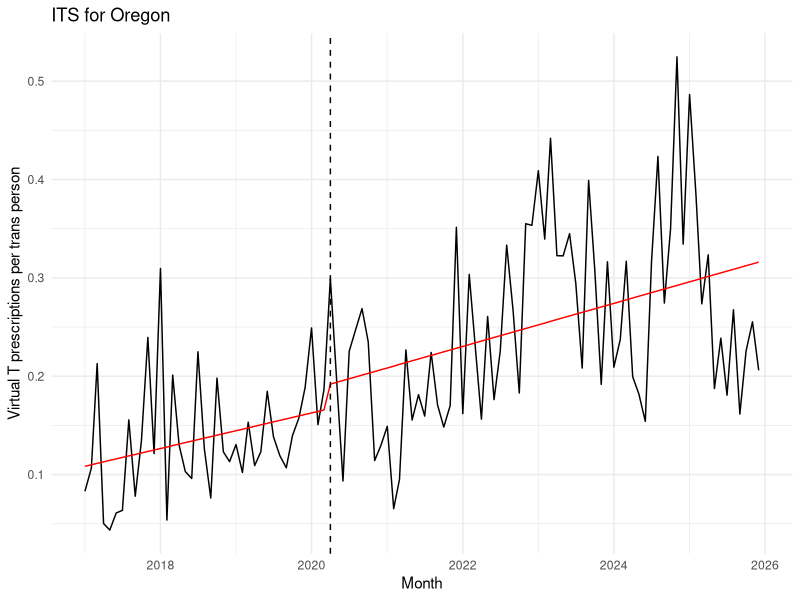
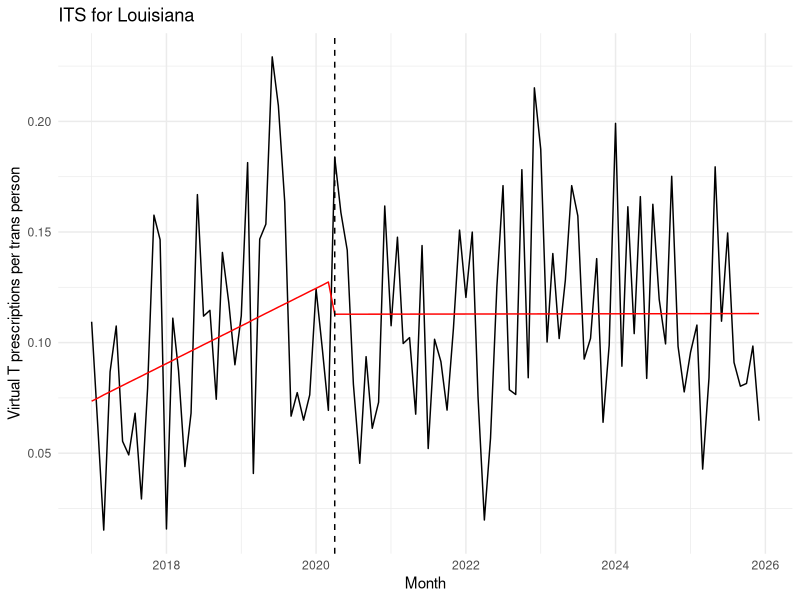
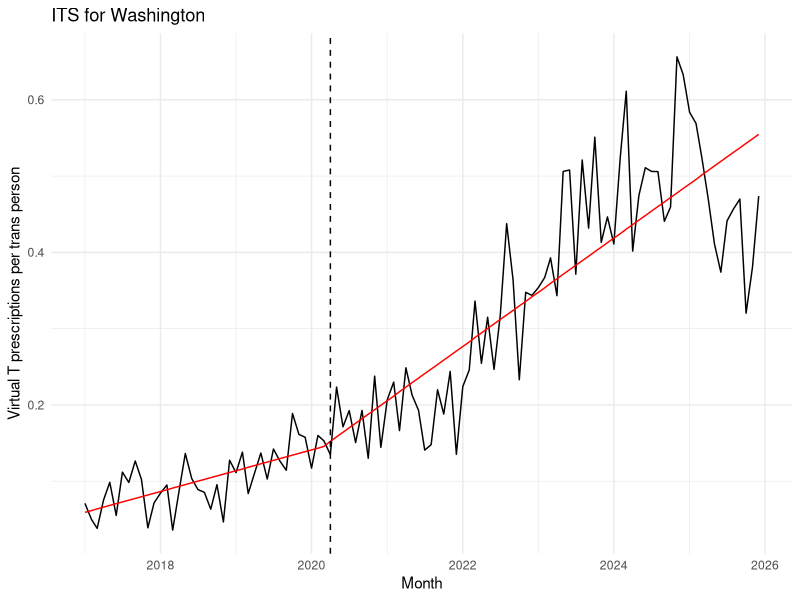
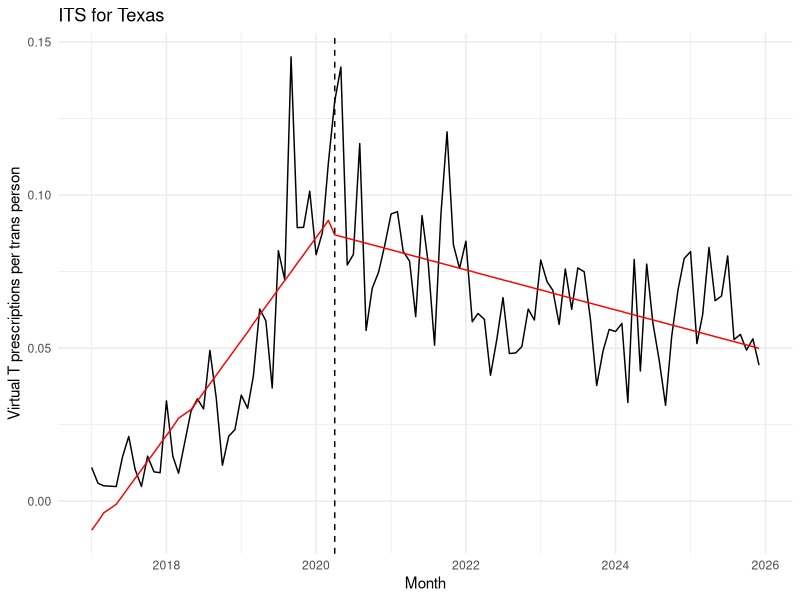
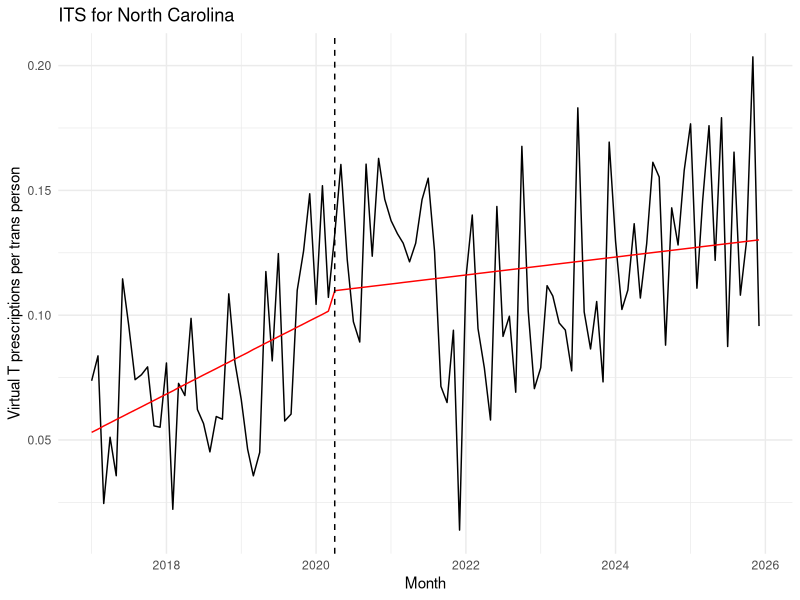
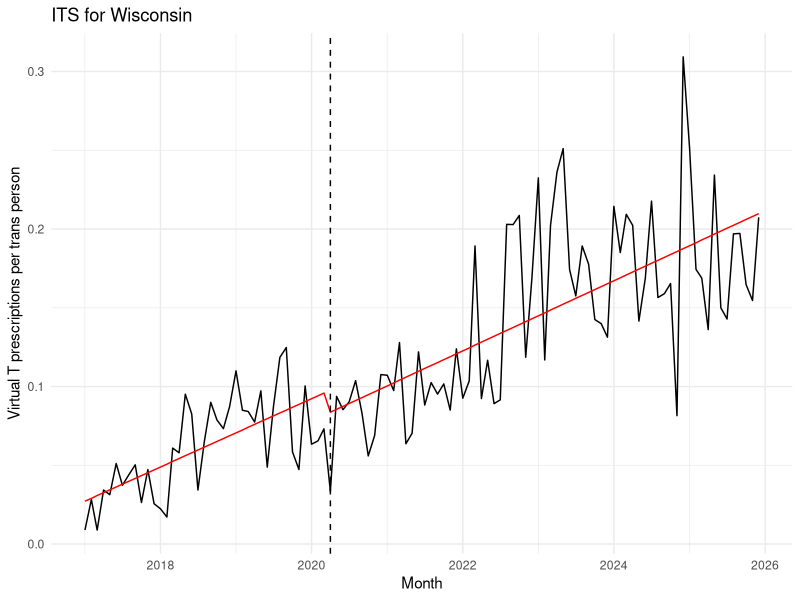
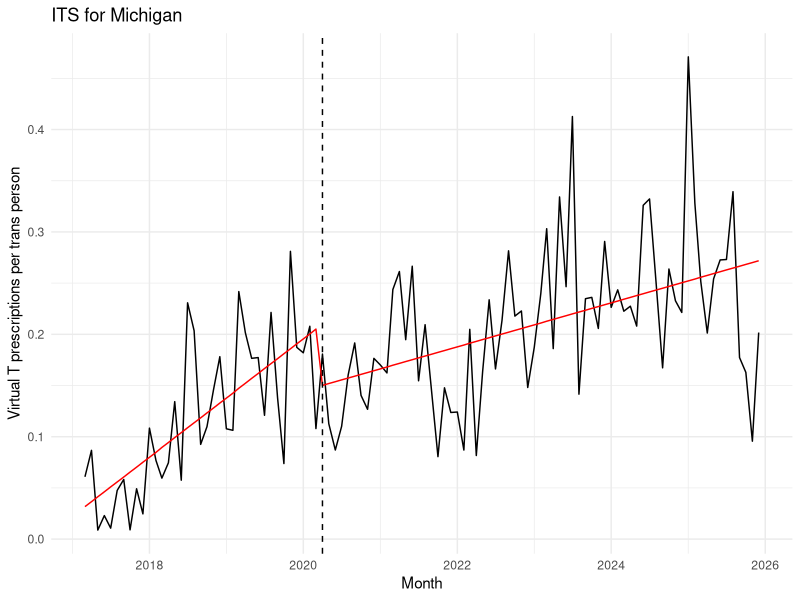
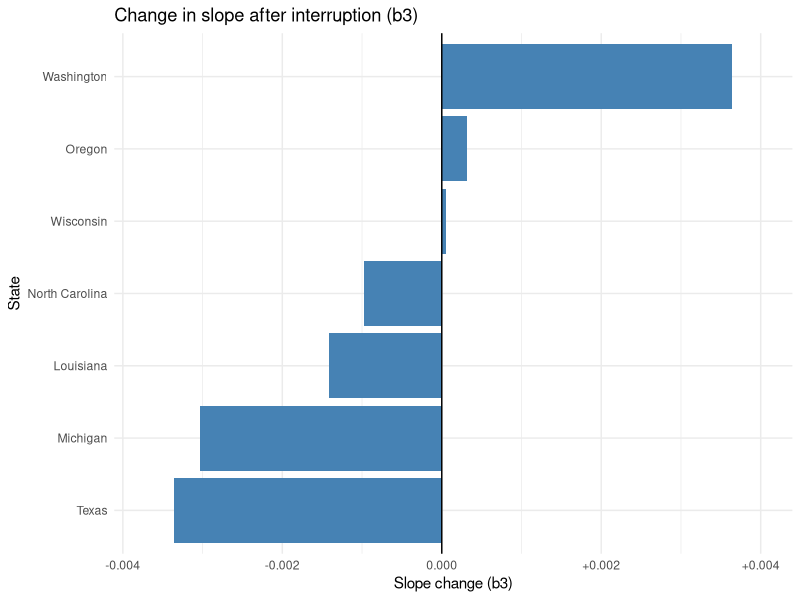

The R script that drew these images, in order:
## ---- chunk 1
knitr::opts_chunk$set(echo = TRUE)
## ---- chunk 2
library("jsonlite")
library(dplyr)
library(tidyr)
library("ggplot2")
library("survival")
library("survminer")
library(scales)
library(lubridate)
library(readxl)

## ---- chunk 3
# Import Excel file with truveta data
T_rates_df <- read_excel(
  path = "Truveta_Prescriptions.xlsx",
  sheet = "Sheet1"   
)
T_rates_df <- as.data.frame(T_rates_df)
T_rates_df <- T_rates_df %>%
  mutate(
    Date = as.Date(paste0(Date, "-01"))  # 2015-01 -> 2015-01-01
  )
T_rates_df <- T_rates_df %>%
  mutate(
    legislation_date = as.Date((legislation_date))
  )
T_rates_df <- T_rates_df %>%
  mutate(
    year = year(Date)
  )
T_rates_df$Virtual_T_Rate <- as.numeric(T_rates_df$Virtual_T_Rate)
T_rates_df$Total_T_Rate <- as.numeric(T_rates_df$Total_T_Rate)
## ---- chunk 4
### Filter the dataframe to only include states that have specified number or more entries per year for the years range specified
yearly_counts <- T_rates_df %>%
  group_by(State, year) %>%
  summarise(n_entries = n(), .groups = "drop") %>%
  group_by(State) %>%
  complete(year = 2017:2025, fill = list(n_entries = 0)) %>%
  ungroup()

years_required <- 2017:2025


filtered_df <- T_rates_df %>%
  # 1) drop rows where Virtual_T_Rate is 0
  filter(Virtual_T_Rate != 0) %>%
  
  # 2) keep only years in desired range
  filter(year %in% years_required) %>%
  
  # 3) within each state-year, require at least 9 rows
  group_by(State, year) %>%
  filter(n() >= 9) %>%
  ungroup() %>%
  
  # 4) keep only states that have *all* required years present
  group_by(State) %>%
  filter(all(years_required %in% year)) %>%
  ungroup()

unique(filtered_df$State)

## ---- chunk 5
run_its <- function(state_to_analyze,
                          data,
                          intervention_date = as.Date("2020-04-01")) {

  state_monthly <- data %>%
    filter(State == state_to_analyze) %>%
    arrange(Date) %>%
    mutate(
      time       = row_number(),
      post       = if_else(Date >= intervention_date, 1L, 0L),
      time_after = if_else(post == 1L,
                           time - min(time[post == 1L]) + 1L,
                           0L)
    )

  model_state <- lm(Virtual_T_Rate ~ time + post + time_after,
                    data = state_monthly)

  state_monthly <- state_monthly %>%
    mutate(fitted = fitted(model_state))

  p <- ggplot(state_monthly, aes(x = Date)) +
    geom_line(aes(y = Virtual_T_Rate), color = "black") +
    geom_line(aes(y = fitted), color = "red") +
    geom_vline(xintercept = intervention_date, linetype = "dashed") +
    labs(
      title = paste("ITS for", state_to_analyze),
      x = "Month",
      y = "Virtual T prescriptions per trans person"
    ) +
    theme_minimal()

  # return both model and plot if you like
  list(model = model_state, plot = p, data = state_monthly)
}

## ---- chunk 6
mod_or <- run_its("Oregon", filtered_df)
mod_or$plot      # show plot
summary(mod_or$model)  # model output

b3_df <- data.frame(
  State = character(),
  b3    = numeric(),
  stringsAsFactors = FALSE
)

b3 <- mod_or$model$coefficients[4]

b3_df <- rbind(b3_df, data.frame(
    State = "Oregon",
    b3    = b3
  )
)
## ---- chunk 7
mod_la <- run_its("Louisiana", filtered_df)
mod_la$plot      # show plot
summary(mod_la$model)  # model output

b3 <- mod_la$model$coefficients[4]

b3_df <- rbind(b3_df, data.frame(
    State = "Louisiana",
    b3    = b3
  )
)
## ---- chunk 8
mod_wa <- run_its("Washington", filtered_df)
mod_wa$plot      # show plot
summary(mod_wa$model)  # model output

b3 <- mod_wa$model$coefficients[4]

b3_df <- rbind(b3_df, data.frame(
    State = "Washington",
    b3    = b3
  )
)
## ---- chunk 9
mod_tx <- run_its("Texas", filtered_df)
mod_tx$plot      # show plot
summary(mod_tx$model)  # model output

b3 <- mod_tx$model$coefficients[4]

b3_df <- rbind(b3_df, data.frame(
    State = "Texas",
    b3    = b3
  )
)
## ---- chunk 10
mod_nc <- run_its("North Carolina", filtered_df)
mod_nc$plot      # show plot
summary(mod_nc$model)  # model output

b3 <- mod_nc$model$coefficients[4]

b3_df <- rbind(b3_df, data.frame(
    State = "North Carolina",
    b3    = b3
  )
)
## ---- chunk 11
mod_wi <- run_its("Wisconsin", filtered_df)
mod_wi$plot      # show plot
summary(mod_wi$model)  # model output

b3 <- mod_wi$model$coefficients[4]

b3_df <- rbind(b3_df, data.frame(
    State = "Wisconsin",
    b3    = b3
  )
)
## ---- chunk 12
mod_mi <- run_its("Michigan", filtered_df)
mod_mi$plot      # show plot
summary(mod_mi$model)  # model output

b3 <- mod_mi$model$coefficients[4]

b3_df <- rbind(b3_df, data.frame(
    State = "Michigan",
    b3    = b3
  )
)
## ---- chunk 13
max_abs <- max(abs(b3_df$b3), na.rm = TRUE)

state_colors <- c(
  "Louisiana"      = "#1b9e77",
  "North Carolina" = "#d95f02",
  "Oregon"         = "#7570b3",
  "Texas"          = "#e7298a",
  "Washington"     = "#66a61e",
  "Wisconsin"      = "#e6ab02",
  "Michigan"       = "#a6761d"
)

ggplot(b3_df, aes(x = b3, y = reorder(State, b3))) +
  geom_col(fill = "steelblue") +
  geom_vline(xintercept = 0, color = "black") +
  scale_x_continuous(
    # extend limits a bit beyond data range to make room for labels
    limits = c(min(b3_df$b3, na.rm = TRUE) - 0.1 * max_abs,
               max(b3_df$b3, na.rm = TRUE) + 0.1 * max_abs),
    labels = label_number(style_positive = "plus")
  ) +
  scale_fill_manual(values = state_colors) +
  labs(
    title = "Change in slope after interruption (b3)",
    x = "Slope change (b3)",
    y = "State"
  ) +
  theme_minimal()

## ---- chunk 14
ggplot(b3_df, aes(x = b3, y = reorder(State, b3))) +
  geom_col(fill = "steelblue") +
  geom_vline(xintercept = 0, color = "black") +      # axis at 0
  scale_x_continuous(limits = c(-max_abs, max_abs)) +  # symmetric range
  labs(
    title = "Change in Slope After Legislation",
    x = "Change in Slope (Beta3 Coeff)",
    y = "State"
  ) +
  theme_minimal()
